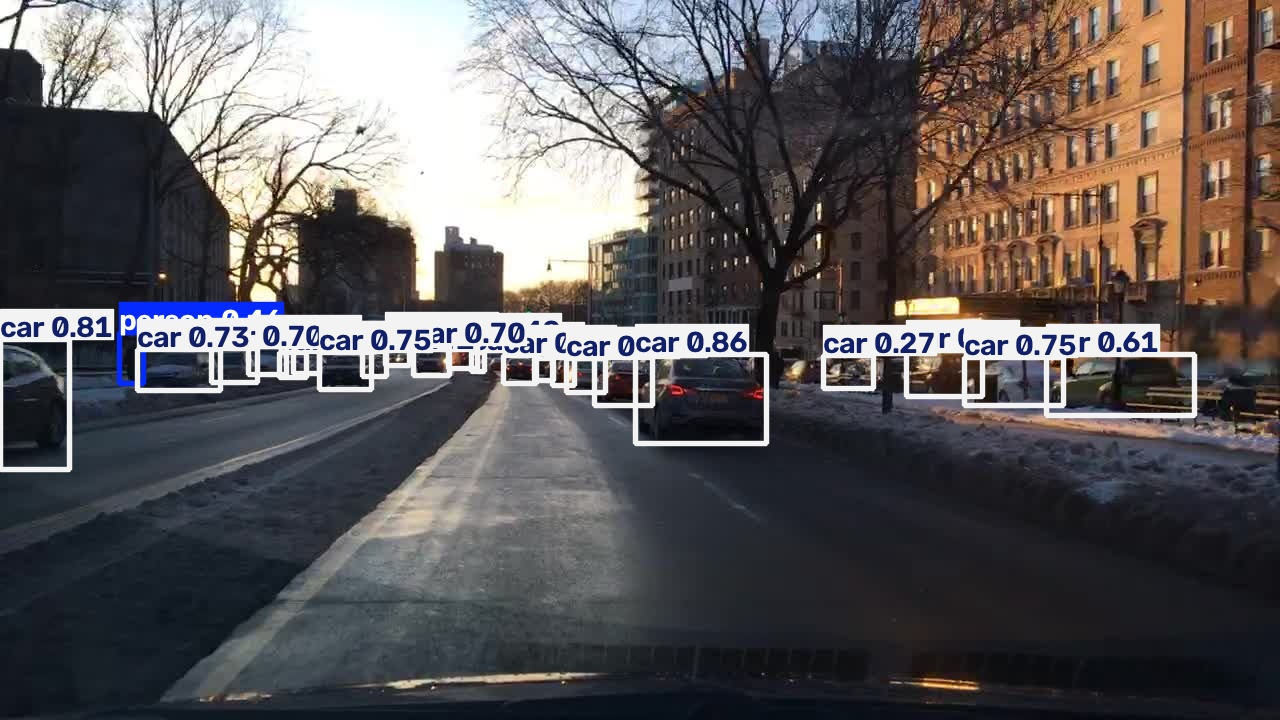
#> input picture ML-10-Object Detection II/runs/image_test/cfaac5ea-e8a5deb9.jpg, 1280 x 720 px
$ python -i augmentation.py   (imports and definitions only)
#> lines starting #> are read from the running program, lines starting #| are printed output that depends on the picture
"""Vary training images at each epoch. Never flip letters."""

import cv2
import numpy as np

ROTATION_RANGE_DEG = 10
SHIFT_RANGE = 0.10
ZOOM_RANGE = 0.10
SHEAR_RANGE = 0.12
MORPH_PROB = 0.25
NOISE_PROB = 0.30
BLUR_PROB = 0.20


def _affine_augment(img: np.ndarray, rng: np.random.Generator) -> np.ndarray:
    h, w = img.shape
    angle = rng.uniform(-ROTATION_RANGE_DEG, ROTATION_RANGE_DEG)
    scale = 1.0 + rng.uniform(-ZOOM_RANGE, ZOOM_RANGE)
    shear = rng.uniform(-SHEAR_RANGE, SHEAR_RANGE)
    tx = rng.uniform(-SHIFT_RANGE, SHIFT_RANGE) * w
    ty = rng.uniform(-SHIFT_RANGE, SHIFT_RANGE) * h

    center = (w / 2, h / 2)
    rot_scale = cv2.getRotationMatrix2D(center, angle, scale)
    shear_mat = np.array([[1, shear, 0], [0, 1, 0]], dtype=np.float32)

    rot_scale_3x3 = np.vstack([rot_scale, [0, 0, 1]])
    shear_3x3 = np.vstack([shear_mat, [0, 0, 1]])
    combined = (shear_3x3 @ rot_scale_3x3)[:2, :]
    combined[:, 2] += (tx, ty)

    return cv2.warpAffine(
        img, combined, (w, h), borderMode=cv2.BORDER_CONSTANT, borderValue=0
    )


def _morphology(img: np.ndarray, rng: np.random.Generator) -> np.ndarray:
    kernel = np.ones((2, 2), np.uint8)
    if rng.random() < 0.5:
        return cv2.dilate(img, kernel, iterations=1)
    return cv2.erode(img, kernel, iterations=1)


def augment_image(
    img: np.ndarray, rng: np.random.Generator | None = None
) -> np.ndarray:
    """Apply one random augmentation pass to a single uint8 image."""
    if rng is None:
        rng = np.random.default_rng()

    out = _affine_augment(img, rng)

    if rng.random() < MORPH_PROB:
        out = _morphology(out, rng)

    if rng.random() < BLUR_PROB:
        out = cv2.GaussianBlur(out, (3, 3), 0)

    if rng.random() < NOISE_PROB:
        noise = rng.normal(0, 8, size=out.shape)
        out = np.clip(out.astype(np.float32) + noise, 0, 255).astype(np.uint8)

    return out

>>> import cv2
>>> picture = cv2.imread('../../../ML-10-Object Detection II/runs/image_test/cfaac5ea-e8a5deb9.jpg', cv2.IMREAD_GRAYSCALE)
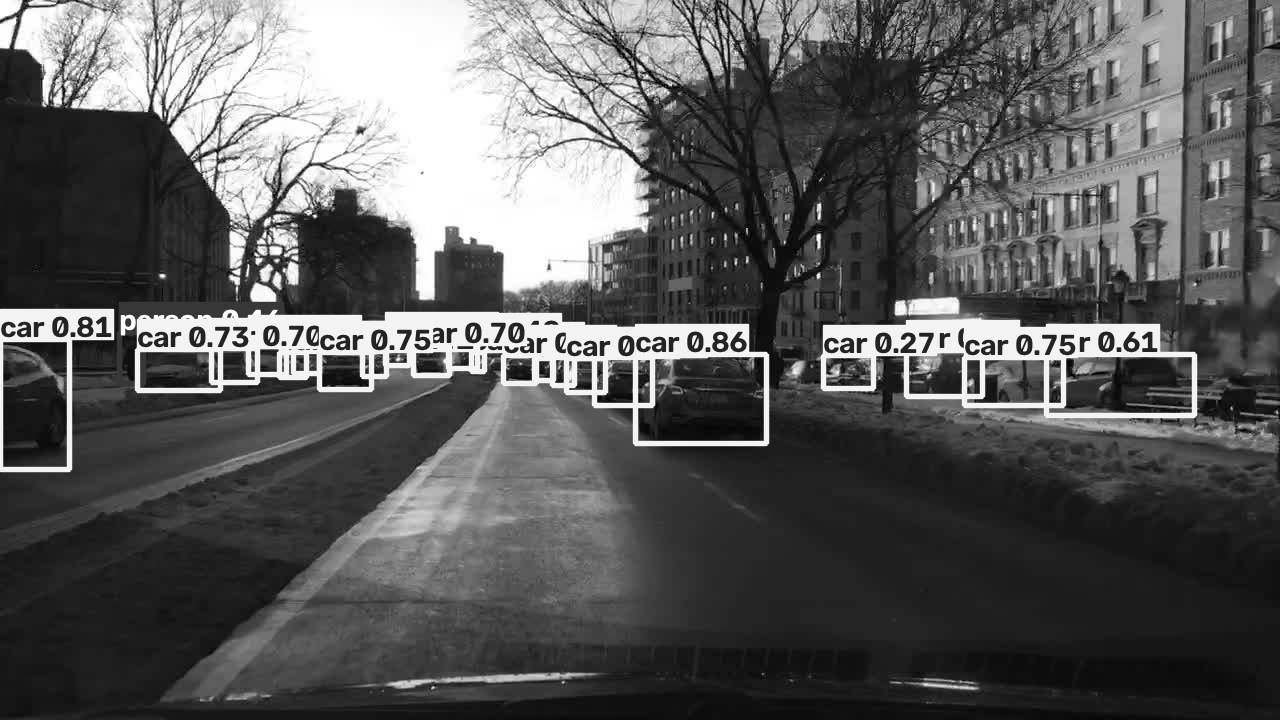
#> picture: shape (720, 1280); min 0, max 255, mean 91.5
>>> result = augment_image(picture)
#> in _affine_augment, `return cv2.warpAffine( img, combined, (w, h), borderMode=cv2.BORDER_CO..`:
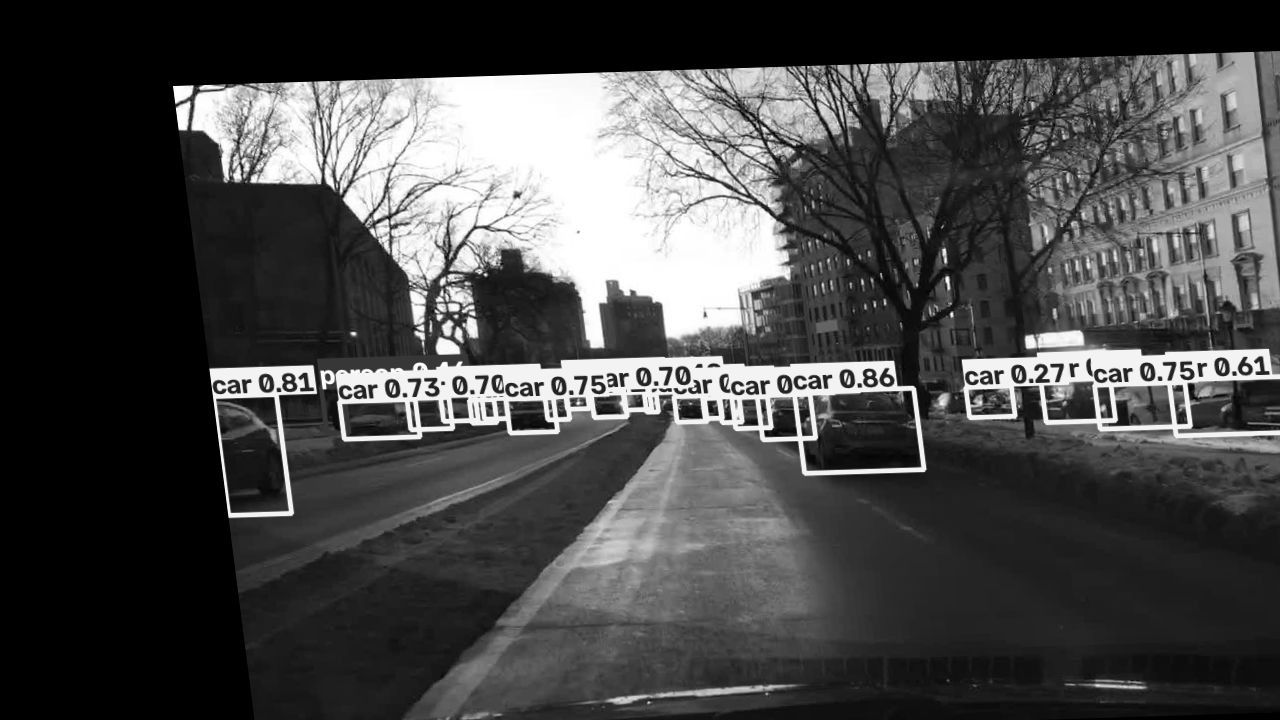
#> returned value: shape (720, 1280); min 0, max 255, mean 72.1
#> in _morphology, `return cv2.dilate(img, kernel, iterations=1)`:
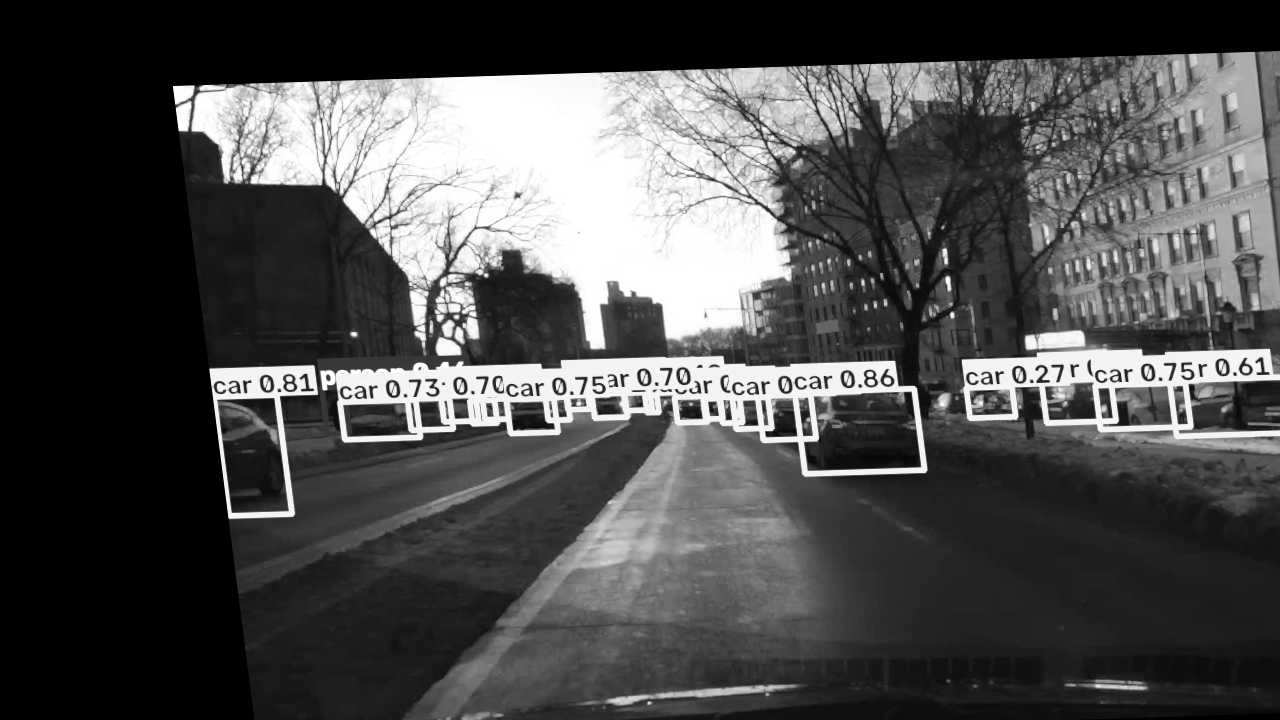
#> returned value: shape (720, 1280); min 0, max 255, mean 77.2

$ run again, on ML-10-Object Detection II/runs/image_test/ebc74146-1ecf7297.jpg
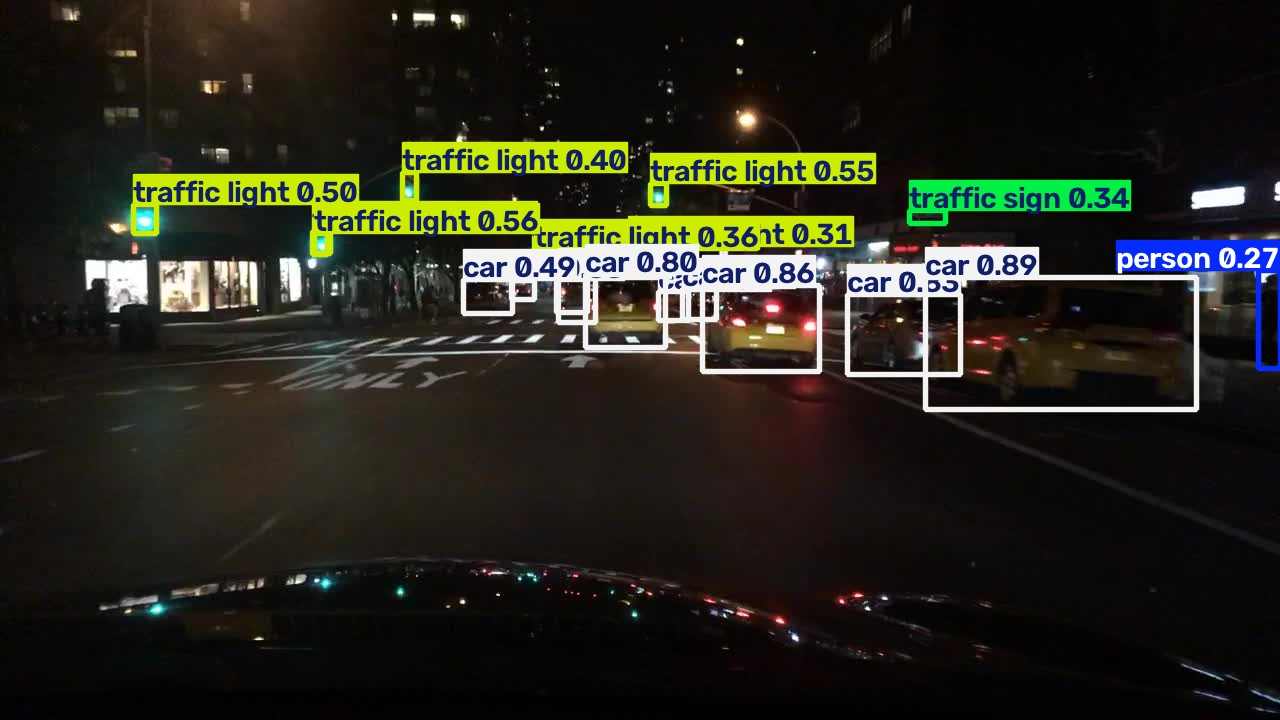
#> input picture ML-10-Object Detection II/runs/image_test/ebc74146-1ecf7297.jpg, 1280 x 720 px
#> `picture = cv2.imread('../../../ML-10-Object Detection II/runs/image_te..`:
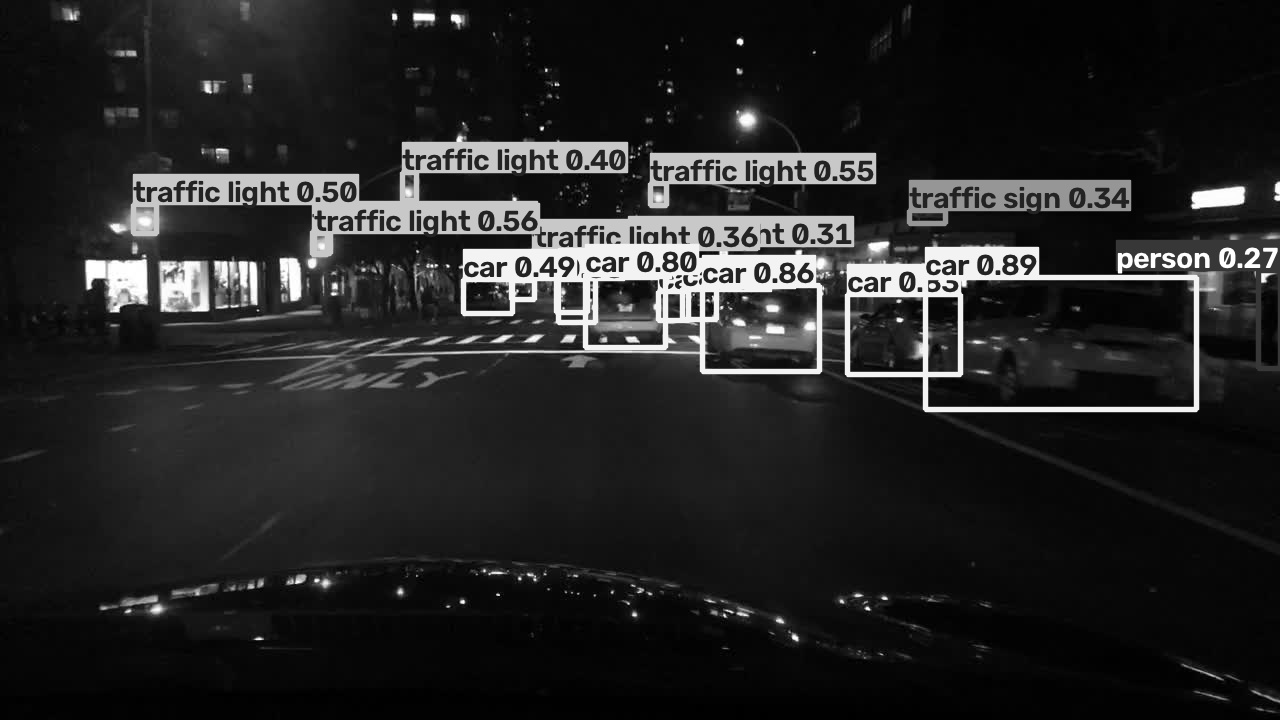
#> picture: shape (720, 1280); min 0, max 255, mean 36.4
#> in _morphology, `return cv2.dilate(img, kernel, iterations=1)`:
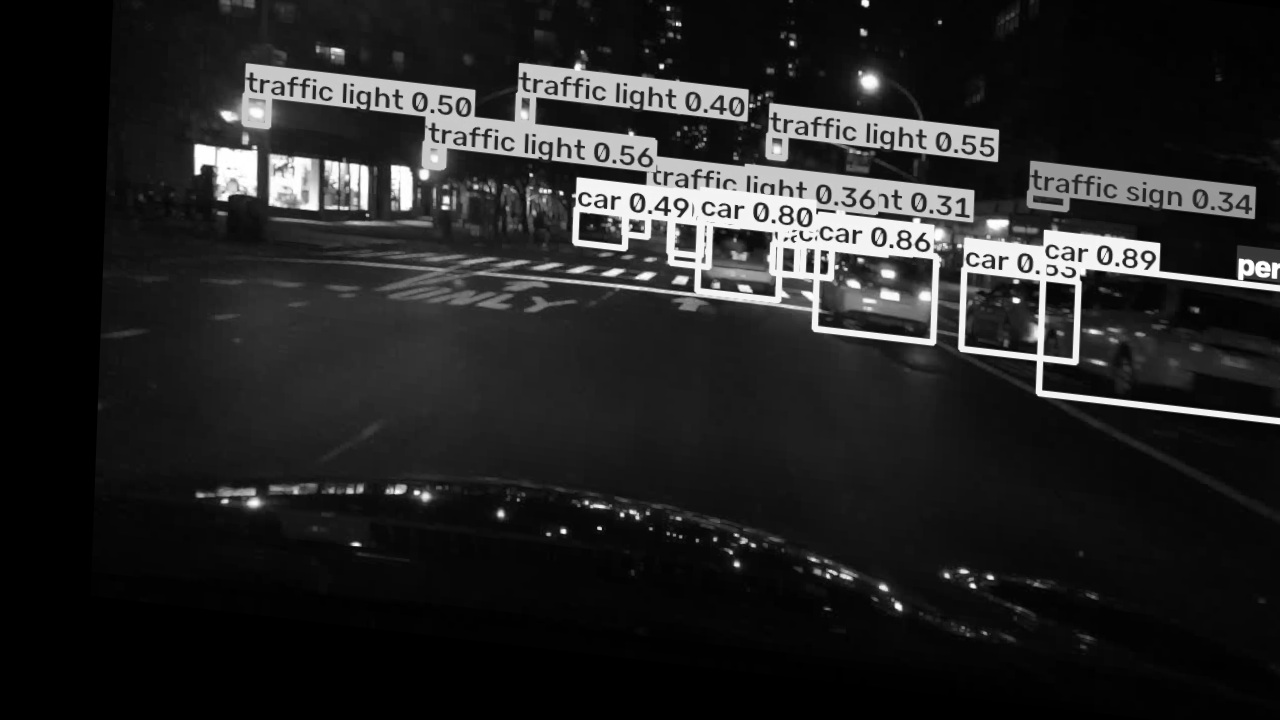
#> returned value: shape (720, 1280); min 0, max 255, mean 36.2

$ run again, on ML-10-Object Detection II/runs/image_test/f092fb51-c1d4cd07.jpg
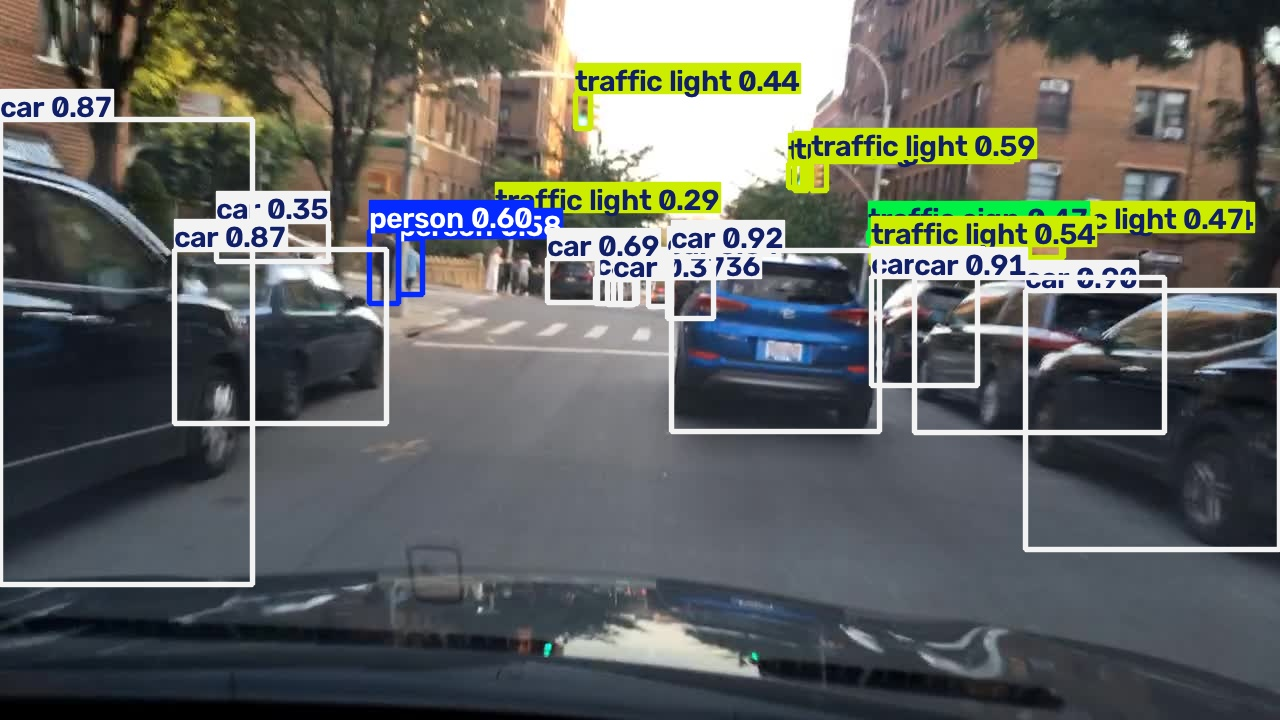
#> input picture ML-10-Object Detection II/runs/image_test/f092fb51-c1d4cd07.jpg, 1280 x 720 px
#> `picture = cv2.imread('../../../ML-10-Object Detection II/runs/image_te..`:
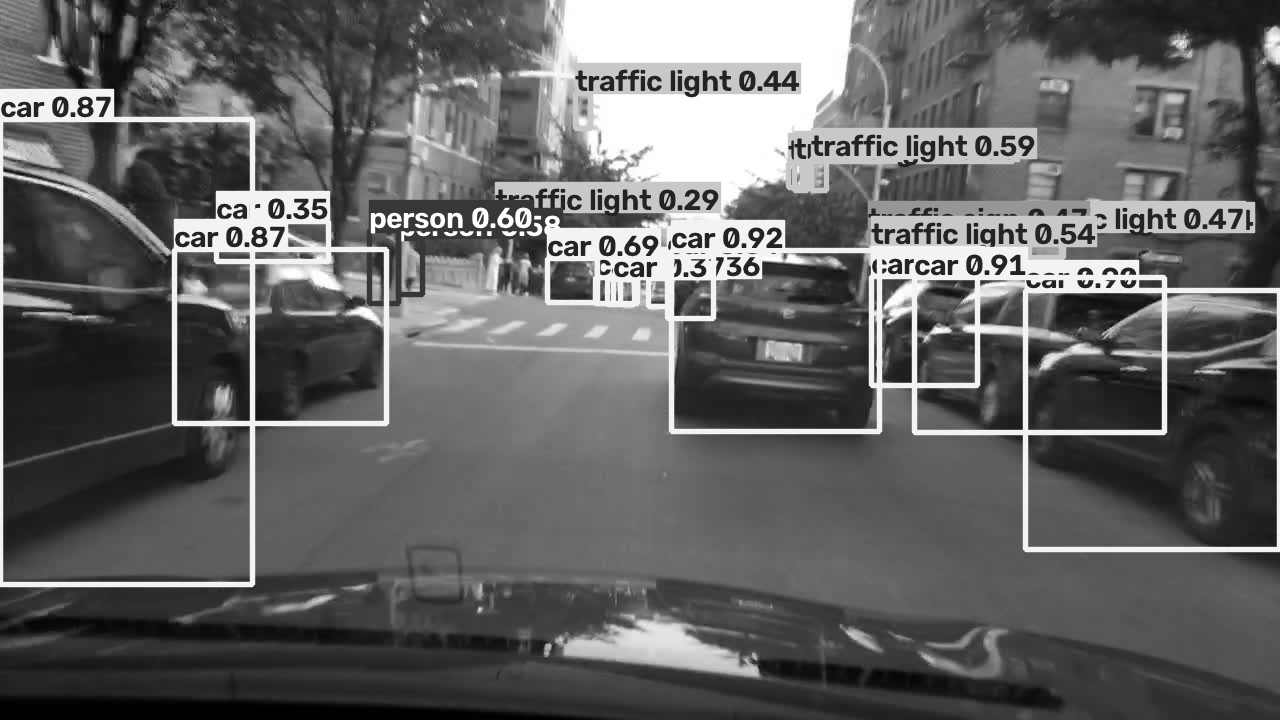
#> picture: shape (720, 1280); min 0, max 255, mean 99.3
#> in _affine_augment, `return cv2.warpAffine( img, combined, (w, h), borderMode=cv2.BORDER_CO..`:
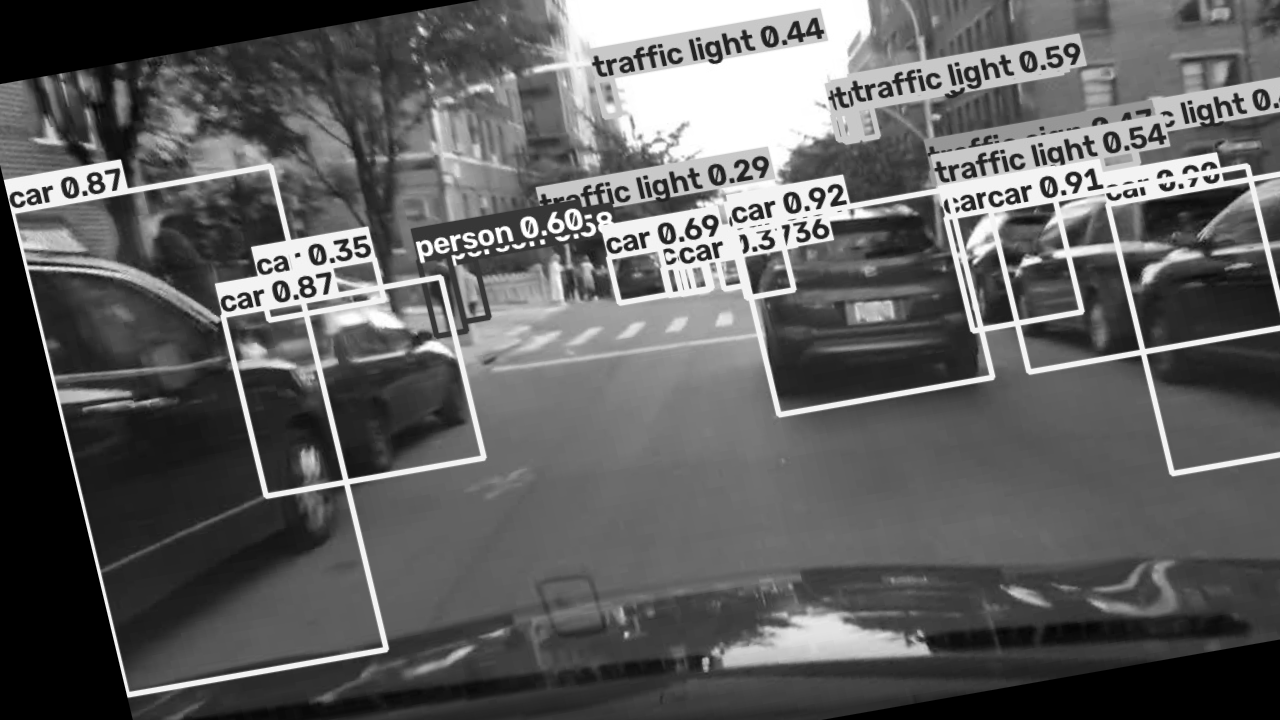
#> returned value: shape (720, 1280); min 0, max 255, mean 95
